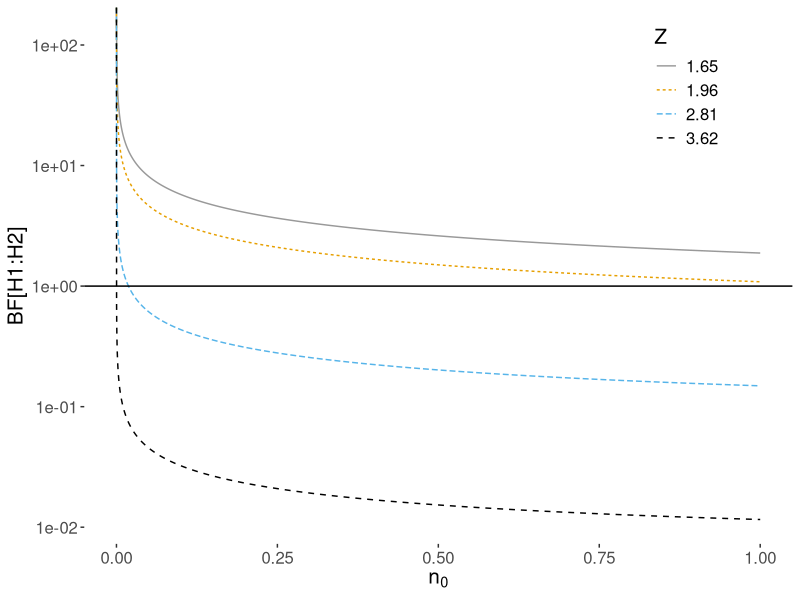
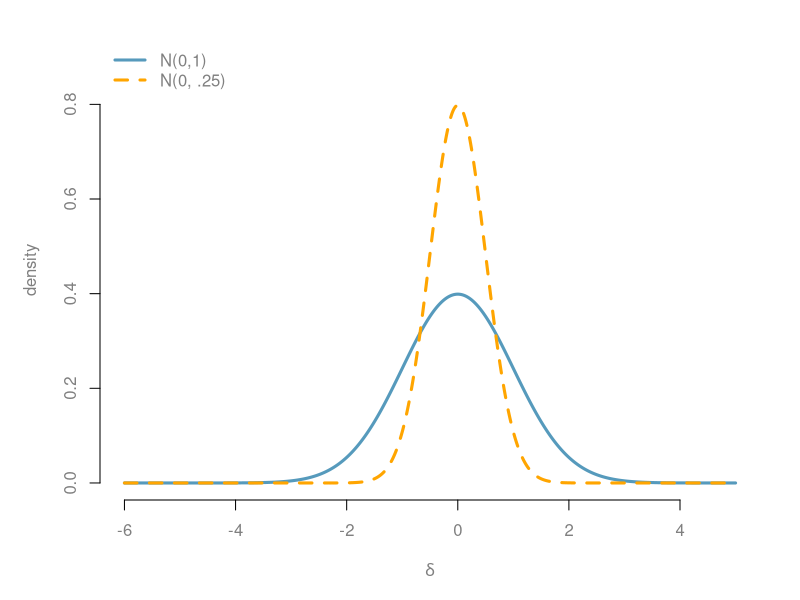
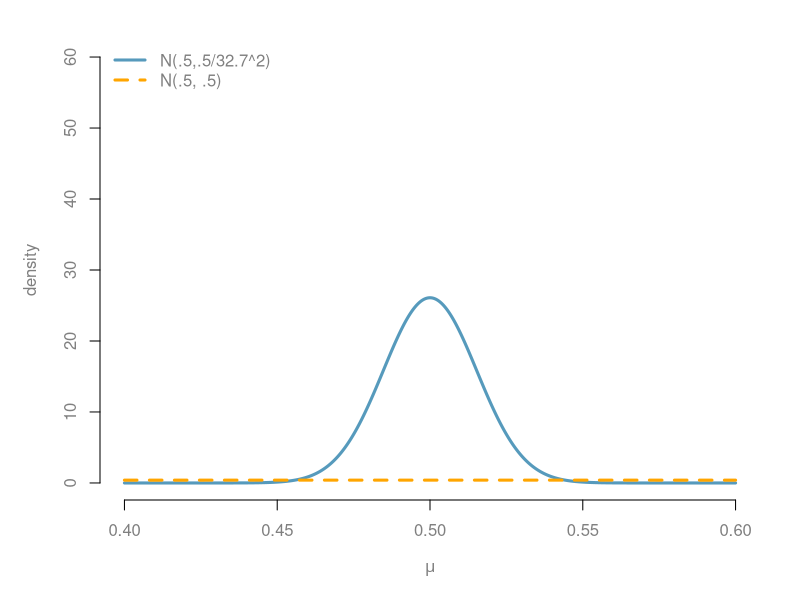

The R script that drew these images, in order:
## ---- chunk 1
library(ggplot2)
## ---- chunk 2
cbPalette <- c("#999999", "#E69F00", "#56B4E9", "#000000", "#009E73", "#0072B2", "#D55E00", "#CC79A7")

bf12 = function(n, Z, n0=1) {
  exp(.5*(log(n + n0) - log(n0) - n*Z^2/(n + n0)))
}

postprob = function(x){
  1/(1 + 1/x)
}

bf12_Cauchy = function(n, Z, r=1) {
  int = integrate(
    f = function(x, n, z) {
      dgamma(x, shape=.5, rate=r^2/2)/bf12(n,z,x)
    },
    lower=0, upper=Inf, n=n, z=Z
  )
  return(1/int$value)
}

bf12_point = function(ybar, m_1, m_2, n=100, sigma=1) {
  exp(dnorm(ybar, m_1, sigma/sqrt(n), log=T) -
      dnorm(ybar, m_2, sigma/sqrt(n), log=T))
}
## ---- chunk 3
myblue = rgb(86,155,189, name="myblue", max=256)
mydarkgrey = rgb(.5,.5,.5, name="mydarkgrey", max=1)
Z = c(1.65, 1.96, 2.81, 3.62 )
nsim = 5000
n0  = seq(0, 1, length=nsim)
#n0 = 1
n  = c(25, 50,100, 10000)

bf.C = c(bf12_Cauchy(n[1], Z[1]), bf12_Cauchy(n[2], Z[2]),
         bf12_Cauchy(n[1], Z[3]),bf12_Cauchy(n[2], Z[4]))
df = data.frame(Z = rep(as.character(Z), rep(nsim, 4)),
                bf = c(bf12(n[2],Z[1], n0), bf12(n[2],Z[2], n0),
                       bf12(n[2],Z[3], n0), bf12(n[2],Z[4], n0)),
                bf.C = rep(bf.C, rep(nsim, 4)),
                n0 =c(n0, n0, n0, n0))
bfplot = ggplot(df, aes(x=n0, y=bf, group=Z, colour=Z, linetype=Z)) +
              scale_colour_manual(values=cbPalette) +
              geom_line() + geom_abline(slope=0, intercept=0) + scale_y_log10() +
              xlab(expression(n[0])) + ylab("BF[H1:H2]") +
               theme(panel.background = element_rect(fill = "transparent", colour = NA),
                 legend.key = element_rect(colour = "transparent", fill = NA),
                  plot.background = element_rect(fill = "transparent", colour = NA)) +
                     theme(legend.position=c(.85, .85)) +
  theme(text = element_text(size=15))

#legend(30, .95, legend=paste("Z = ", as.character(Z), "p-value = ",
#                             as.character(round(2*pnorm(-Z),4))),
#                             lty=1:4, lwd=rep(3,4),
#                             col=rep(myblue,4))
#legend(.6, 7 , col=c(myblue, "darkgrey"), lwd=rep(2,2),  lty=c(1,2),
#       legend=c("male", "prior"))

bfplot
## ---- chunk 4
x = seq(-6,5, length=1000)
par(cex=1, cex.axis=1, cex.lab=1, mar=c(5, 5, 2, 2), col.lab=mydarkgrey, col.axis=mydarkgrey, col=mydarkgrey)
plot(x, dnorm(x) , type="l", lwd=3, ylab="density", xlab=expression(delta), col=myblue, ylim=c(0, .9), bty="n")
#lines(x, dt(x, df=1), lwd=3, col="orange")
lines(x, dnorm(x, sd=.5), lwd=3,  lty = 2, col="orange")
#lines(x, dt(x/.5, df=1)/.5, lwd=3,   lty=2, col="orange")
legend(x="topleft", legend=c("N(0,1)", "N(0, .25)"),
       col=c(myblue, "orange"),
       lty=c(1,2), lwd=3, bty="n")
## ---- chunk 5
n = 104490000
y = 52263471
ybar = y/n
var = ybar*(1-ybar)
sigma = sqrt(var)
effect = .03
n0.5 = round(1.96*sigma/effect,1)
n0 = n0.5^2
Zobs = (ybar - .5)/sqrt(var/n)
pval = 2*pnorm(-abs(Zobs))
bfI = bf12(n, Zobs, n0.5^2)
bfUI = bf12(n, Zobs, 1)
#pp = postprob(bf)
## ---- chunk 6
x = seq(-.1,.1, length=1000) + .5
par(cex=1, cex.axis=1, cex.lab=1, mar=c(5, 5, 2, 2), col.lab=mydarkgrey, col.axis=mydarkgrey, col=mydarkgrey)
plot(x, dnorm(x, .5, .5/n0.5) , type="l", lwd=3, ylab="density", xlab=expression(mu), col=myblue, bty="n", ylim=c(0,60))
#lines(x, dt(x, df=1), lwd=3, col="orange")
lines(x, dnorm(x,0.5, sd=1), lwd=3,  lty = 2, col="orange")
#lines(x, dt(x/.5, df=1)/.5, lwd=3,   lty=2, col="orange")
legend(x="topleft", legend=c(paste0("N(.5,.5/",n0.5,"^2)"), "N(.5, .5)"),
       col=c(myblue, "orange"),
       lty=c(1,2), lwd=3, bty="n")
